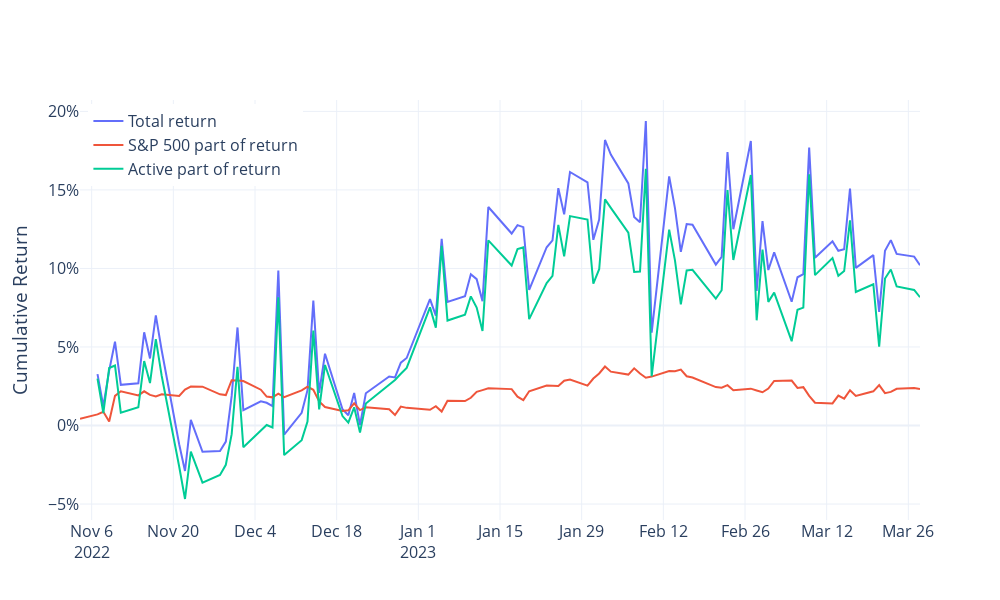

Notebook code for this chart:
### Markdown cell above
### Compare to S&P 500 (SPY)

### Code cell
spy = yf.download("SPY", start="2022-11-03")["Adj Close"].pct_change().dropna()
spy.index = [datetime.strftime(x, "%Y-%m-%d") for x in spy.index]

rets = pd.concat((ret, spy), axis=1)
rets.columns = ["ret", "spy"]

result = smf.ols("ret~spy", rets).fit()
alpha = result.params[0]
beta = result.params[1]
info_ratio = alpha / np.sqrt(result.mse_resid)

spy = beta*spy
active = ret - spy

trace1 = go.Scatter(
    x = ret.index.to_list(),
    y = (1+ret).cumprod()-1,
    name = "Total return",
    hovertemplate="%{x}<br>total=%{y:.2%}<extra></extra>"
)

trace2 = go.Scatter(
    x = active.index.to_list(),
    y = (1+active).cumprod()-1,
    name = "Active part of return",
    hovertemplate="%{x}<br>active=%{y:.2%}<extra></extra>"
)
trace3 = go.Scatter(
    x = spy.index.to_list(),
    y = (1+spy).cumprod()-1,
    name = "S&P 500 part of return",
    hovertemplate="%{x}<br>spy=%{y:.2%}<extra></extra>"
)
fig = go.Figure()
for trace in [trace1, trace3, trace2]:
    fig.add_trace(trace)

fig.update_layout(
    yaxis_title="Cumulative Return",
    xaxis_title_font = {"size":18},
    template="plotly_white",
    yaxis_tickformat=".0%",
    height=600,  
    width=1000,
    legend=dict(
      x = 0.01,
      y = 0.99
    ),
    font_size=16
)
fig.write_image(f"{output_dir}/spy.jpeg")
with open(f"{output_dir}/spy.html", "w", encoding="utf-8") as f:
    f.write(fig.to_html()) 
fig.show()
